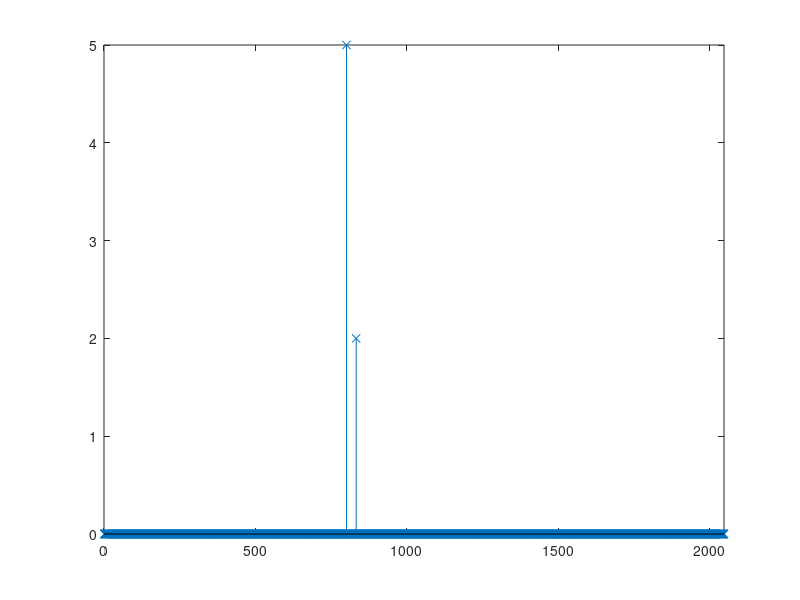

This figure's MATLAB source: (Note: this script raises an error after producing the figure.)
%% Setup
clc
close all
clear variables

K = 2;

resolution = 64; maxTime = 32;
signalLength = 64*32;

%% Create stream of Diracs

ak_weights = [5; 2];
tk_locations = [12.5; 13];

% initialise vector and add diracs
x_diracsStream = zeros(1,signalLength); 
x_diracsStream(tk_locations(1)*resolution+1) = ak_weights(1);
x_diracsStream(tk_locations(2)*resolution+1) = ak_weights(2);

figure
stem(x_diracsStream,'x')
xlim([0 signalLength])

disp('Original Dirac values -')
disp('Locations:')
disp(tk_locations)
disp('Weights:')
disp(ak_weights)

%% Compute and plot Daubechies scaling function

% N > 2K -> N > 2K
% N = 2*(2)-1 = 3 
% N+1 = 3+1 = 4 -> db4

N = 5;

phi = zeros(1,signalLength);
[phi_T,~,~] = wavefun('db6',6); 
phi(1:length(phi_T))=phi_T;
plot(phi)

%% Set Up Coefficient Computation

m_degree = 0:N-1;
n_numCoefficients = 32;

t = ones(5,signalLength); % t^0 and initialise rest of matrix
t(2,:) = (0:signalLength-1)./64; % t^1
t(3,:) = t(2,:).^2; % t^2
t(4,:) = t(2,:).^3; % t^3
t(5,:) = t(2,:).^4; % t^4

%% Compute coefficients

c_coefficients = zeros(length(m_degree),n_numCoefficients);
for mIndex = m_degree+1
    for nIndex = 1:n_numCoefficients
        shift = (nIndex-1) * resolution; % find the shift
        phiShifted = zeros(1,signalLength); % initialise phiShifted
        phiShifted((1 + shift):(length(phi_T) + shift)) = phi_T; % compute phiShifted
        phiShifted = phiShifted(1:signalLength); % crop to signalLength
                
        c_coefficients(mIndex, nIndex) = dot(t(mIndex,:),phiShifted)./resolution; % inner product to find c
    end
end

%% Sample signal using Daubechies scaling function

n_numSamples = 32;

y_sampled = zeros(1, n_numSamples);
for sampleIndex = 1:n_numSamples
    shift = (sampleIndex-1) * resolution; % find the shift
    phiShifted = zeros(1,signalLength); % initialise phiShifted
    phiShifted((1 + shift):(length(phi_T) + shift)) = phi_T; % compute phiShifted
    phiShifted = phiShifted(1:signalLength); % crop to signalLength

    y_sampled(sampleIndex) = dot(x_diracsStream,phiShifted); % compute samples
end

% plot samples
figure
stem(y_sampled)

%% Retrieve N+1 moments of signal

s_moments = zeros(length(m_degree),1);
for degreeIndex = m_degree+1
    s_moments(degreeIndex) = dot(c_coefficients(degreeIndex,:),y_sampled);
end

%% Add noise to s_moments

disp('Check what the varying values of sigma should be')
sigma = 1;
epsilon_noiseComponent = sigma*randn(size(s_moments,1), size(s_moments,2));
s_noisyMoments = s_moments + epsilon_noiseComponent;

save('noisyMoments.mat', 's_noisyMoments')


